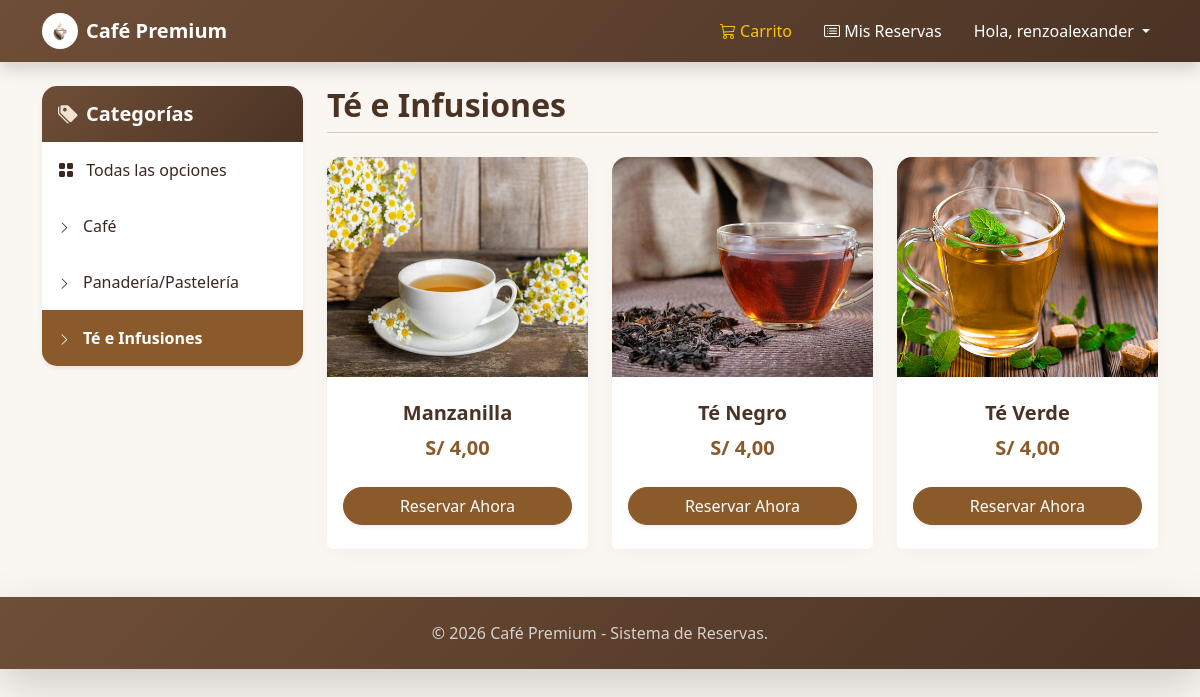
/tienda/te-e-infusiones/ (signed in), run on the app's committed database.
### mitienda/models.py (models this page shows, shortened)
class Category(models.Model):
    name = models.CharField(max_length=200)
    slug = models.SlugField(max_length=200)
    class Meta:
        ordering = ['name']
        indexes = [
            models.Index(fields=['name'])
        ]
    def get_absolute_url(self):
        return reverse('tienda:product_list_category',
                       args=[self.slug])

class Product(models.Model):
    category = models.ForeignKey(Category,
                                 related_name='products',
                                 on_delete=models.CASCADE)
    name = models.CharField(max_length=200)
    slug = models.SlugField(max_length=200)
    image = models.ImageField(upload_to='',
                              blank=True)
    description = models.TextField(blank=True)
    price = models.DecimalField(max_digits=5,
                                decimal_places=2)
    stock = models.PositiveIntegerField(default=0)
    available = models.BooleanField(default=True)
    created = models.DateTimeField(auto_now=True)
    updated = models.DateTimeField(auto_now_add=True)
    class Meta:
        ordering = ['name']
    def get_absolute_url(self):
        return reverse('tienda:product_detail',
                       args=[self.id,self.slug])

### mitienda/views.py (the view)
# urls.py: path('', views.product_list, name='product_list'),
@login_required
def product_list(request, category_slug=None):
    category = None
    categories = Category.objects.all()
    products = Product.objects.filter(available=True)
    if category_slug:
        category = get_object_or_404(Category,
                                     slug=category_slug)
        products = products.filter(category=category)
    return render(request,
                  'tienda/products/list.html',
                  {'category': category,
                   'categories': categories,
                   'products':products})

### mitienda/templates/tienda/products/list.html (shortened to what this page needs)
{% extends "base.html" %}
{% load static %}
{% block content %}
<div class="row mt-4 mb-5">
    <div class="col-md-3 mb-4">
        <div class="card shadow-sm border-0" style="border-radius: 15px; overflow: hidden;">
            <div class="card-header border-0 text-white py-3" style="background: linear-gradient(135deg, var(--coffee-light) 0%, var(--coffee-dark) 100%);">
                <h5 class="mb-0 fw-bold"><i class="bi bi-tags-fill me-2" style="color: #f1e3d3;"></i>Categorías</h5>
            </div>
            <div class="list-group list-group-flush">
                <a href="{% url 'tienda:product_list' %}" class="list-group-item list-group-item-action border-0 py-3 {% if not category %}fw-bold text-white{% endif %}" style="{% if not category %}background-color: var(--caramel);{% else %}color: var(--text-dark);{% endif %}">
                    <i class="bi bi-grid-fill me-2"></i> Todas las opciones
                </a>
                {% for c in categories %}
                <a href="{{ c.get_absolute_url }}" class="list-group-item list-group-item-action border-0 py-3 {% if category.slug == c.slug %}fw-bold text-white{% endif %}" style="{% if category.slug == c.slug %}background-color: var(--caramel);{% else %}color: var(--text-dark);{% endif %}">
                    <i class="bi bi-chevron-right me-2" style="font-size: 0.8rem;"></i> {{ c.name }}
                </a>
                {% endfor %}
            </div>
        </div>
    </div>
    <div class="col-md-9">
        <div class="d-flex align-items-center mb-4 pb-2 border-bottom" style="border-color: var(--border-color) !important;">
            <h2 class="fw-bold mb-0" style="color: var(--coffee-dark);">
                {% if category %}{{ category.name }}{% else %}Nuestro Menú{% endif %}
            </h2>
        </div>
        <div class="row row-cols-1 row-cols-md-3 g-4">
            {% for product in products %}
            <div class="col">
                <div class="card h-100 border-0 product-card" style="border-radius: 15px; box-shadow: 0 5px 15px rgba(111, 78, 55, 0.05); transition: transform 0.3s, box-shadow 0.3s;" onmouseover="this.style.transform='translateY(-5px)'; this.style.boxShadow='0 10px 25px rgba(111, 78, 55, 0.15)';" onmouseout="this.style.transform='none'; this.style.boxShadow='0 5px 15px rgba(111, 78, 55, 0.05)';">
                    <img src="{% if product.image %}{{ product.image.url }}{% else %}{% static 'img/no_image.jpg' %}{% endif %}" class="card-img-top" alt="{{ product.name }}" style="height: 220px; object-fit: cover; border-top-left-radius: 15px; border-top-right-radius: 15px;">
                    <div class="card-body text-center p-4">
                        <h5 class="card-title fw-bold text-truncate mb-2" style="color: var(--coffee-dark);">{{ product.name }}</h5>
                        <p class="card-text fw-bold fs-5 mb-0" style="color: var(--caramel);">S/ {{ product.price|floatformat:2 }}</p>
                    </div>
                    <div class="card-footer bg-white border-0 text-center pb-4 pt-0">
                        <a href="{{ product.get_absolute_url }}" class="btn btn-primary w-100 rounded-pill shadow-sm">Reservar Ahora</a>
                    </div>
                </div>
            </div>
            {% empty %}
            <div class="col-12 text-center py-5">
                <i class="bi bi-cup-hot-fill d-block mb-3" style="font-size: 3rem; color: var(--border-color);"></i>
                <h5 style="color: var(--text-muted);">No hay productos disponibles en esta categoría por el momento.</h5>
            </div>
            {% endfor %}
        </div>
    </div>
</div>
{% endblock %}

### templates/base.html (shortened to what this page needs)
{% load static %}
<!DOCTYPE html>
<html lang="es">
<head>
    <link href="https://cdn.jsdelivr.net/npm/bootstrap@5.3.3/dist/css/bootstrap.min.css" rel="stylesheet">
    <link rel="stylesheet" href="https://cdn.jsdelivr.net/npm/bootstrap-icons@1.11.3/font/bootstrap-icons.min.css">
</head>
<body>
    <nav class="navbar navbar-expand-lg navbar-dark navbar-custom sticky-top shadow">
        <div class="container">
            <a class="navbar-brand fw-bold d-flex align-items-center" href="{% url 'tienda:product_list' %}">
                <img src="/media/logo.png" alt="Logo" width="36" height="36" class="me-2 rounded-circle bg-white p-1">
                Café Premium
            </a>
            <div class="collapse navbar-collapse" id="navbarNav">
                <ul class="navbar-nav ms-auto align-items-center">
                    <li class="nav-item me-3">
                        <a class="nav-link text-warning" href="{% url 'cart:cart_detail' %}">
                            <i class="bi bi-cart3"></i> Carrito
                        </a>
                    </li>
                    {% if request.user.is_authenticated %}
                    <li class="nav-item me-3">
                        <a class="nav-link text-white" href="{% url 'history' %}">
                            <i class="bi bi-card-list"></i> Mis Reservas
                        </a>
                    </li>
                    <li class="nav-item dropdown">
                        <a class="nav-link dropdown-toggle text-white" href="#" id="navbarDropdown" role="button" data-bs-toggle="dropdown" aria-expanded="false">
                            Hola, {{ request.user.first_name|default:request.user.username }}
                        </a>
                    </li>
                    {% endif %}
                </ul>
            </div>
        </div>
    </nav>
    <div class="container mt-4 mb-5">
        {% block content %}
        {% endblock %}
    </div>
    <footer class="navbar-custom text-white text-center py-4 mt-auto shadow-lg">
        <div class="container">
            <p class="mb-0 opacity-75">&copy; {% now "Y" %} Café Premium - Sistema de Reservas.</p>
        </div>
    </footer>
</body>
</html>

### templates/base.html (style rules this page uses)
:root { --coffee-dark: #4a3324; --coffee-light: #6f4e37; --caramel: #8b5a2b; --cream-bg: #faf7f2; --cream-card: #ffffff; --border-color: #d9caba; --text-dark: #3e2723; --text-muted: #8b7355; }
body { background-color: var(--cream-bg) !important; color: var(--text-dark); font-family: 'Segoe UI', system-ui, -apple-system, sans-serif; }
.btn-primary { background-color: var(--caramel) !important; border-color: var(--caramel) !important; color: white !important; transition: all 0.3s; }
.card { border-radius: 12px; border: 1px solid var(--border-color); background-color: var(--cream-card); box-shadow: 0 8px 24px rgba(111, 78, 55, 0.08); transition: transform 0.2s, box-shadow 0.2s; }
.navbar-custom { background: linear-gradient(135deg, var(--coffee-light) 0%, var(--coffee-dark) 100%); }

### data on the page
Category: name "Café"
Category: name "Panadería/Pastelería"
Category: name "Té e Infusiones"
Product: image (picture), name "Manzanilla", price "4,00"
Product: image (picture), name "Té Negro", price "4,00"
Product: image (picture), name "Té Verde", price "4,00"

### other printed values
{{ request.user.first_name|default:request.user.username }} "renzoalexander"
